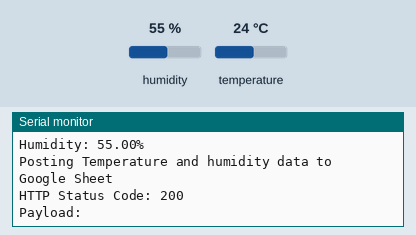
This sketch was run on a simulated ESP32. On the bench: the last lines printed to the serial monitor. The inputs (shaded band) are chosen by the test bench; at power-on: humidity 55 %, temperature 24 °C. WiFi joins after 1.5 s; servers stay silent unless stated; uploads are accepted with an empty reply.

Above: at 7.3 s.
7.4 s: humidity set to 22 %
At 9.36 s:
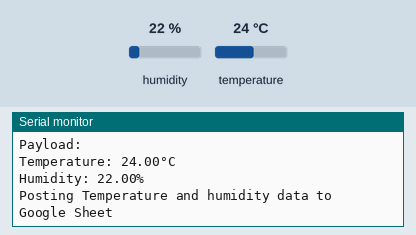
11.1 s: temperature set to 12 °C
At 12.36 s:
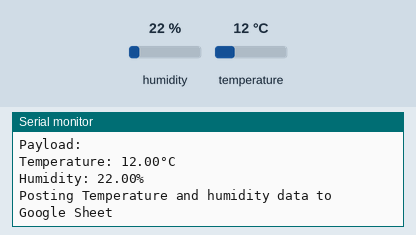
14.8 s: humidity set to 40 %
At 15.36 s:
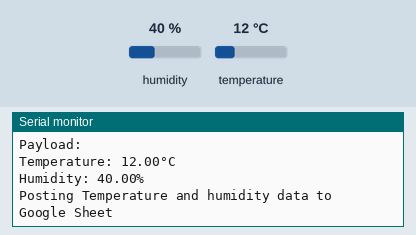
Timing chart, 0 to 17.8 s (numbered marks = the images above; inputs shaded):
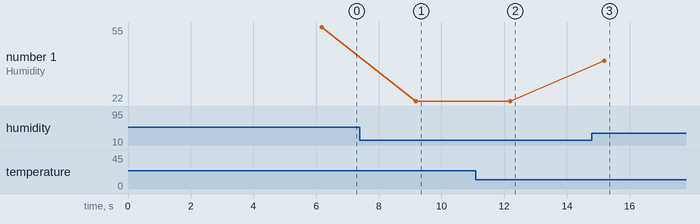

The sketch:

DHT_Sensor_To_Googlesheet2.ino
```cpp
#include <Adafruit_Sensor.h>
#include <DHT.h>
#include <DHT_U.h>
#include <WiFi.h>
#include <HTTPClient.h>

#define DHTPIN 5     // Digital pin connected to the DHT sensor
#define Led_Onboard 2
//pinMode(2,OUTPUT); // Pin LED Onboard pin2
// Uncomment the type of sensor in use:
#define DHTTYPE    DHT11     // DHT 11
//#define DHTTYPE    DHT22     // DHT 22 (AM2302)
//#define DHTTYPE    DHT21     // DHT 21 (AM2301)

// See guide for details on sensor wiring and usage:
//   https://learn.adafruit.com/dht/overview

const char* ssid = ""; //ใส่ Wi-Fi SSID
const char* password = ""; //ใส่ Wi-Fi Password
const char* host = "script.google.com";
const char* httpsPort = "443";
String GAS_ID = "";  //ใส่ Google App Script ID ที่ได้มาจากการ Deploy app

float temp;
float humi;
unsigned long now; //2x of long  Positive size
unsigned long lastMeasure = 0;

DHT_Unified dht(DHTPIN, DHTTYPE);

uint32_t delayMS;

void setup() {
  Serial.begin(9600);
  // Initialize device.
  dht.begin();
  Serial.println(F("DHT11 Unified Sensor Example"));
  // Print temperature sensor details.
  sensor_t sensor;
  dht.temperature().getSensor(&sensor);
  Serial.println(F("------------------------------------"));
  Serial.println(F("Temperature Sensor"));
  Serial.print  (F("Sensor Type: ")); Serial.println(sensor.name);
  Serial.print  (F("Driver Ver:  ")); Serial.println(sensor.version);
  Serial.print  (F("Unique ID:   ")); Serial.println(sensor.sensor_id);
  Serial.print  (F("Max Value:   ")); Serial.print(sensor.max_value); Serial.println(F("°C"));
  Serial.print  (F("Min Value:   ")); Serial.print(sensor.min_value); Serial.println(F("°C"));
  Serial.print  (F("Resolution:  ")); Serial.print(sensor.resolution); Serial.println(F("°C"));
  Serial.println(F("------------------------------------"));
  // Print humidity sensor details.
  dht.humidity().getSensor(&sensor);
  Serial.println(F("Humidity Sensor"));
  Serial.print  (F("Sensor Type: ")); Serial.println(sensor.name);
  Serial.print  (F("Driver Ver:  ")); Serial.println(sensor.version);
  Serial.print  (F("Unique ID:   ")); Serial.println(sensor.sensor_id);
  Serial.print  (F("Max Value:   ")); Serial.print(sensor.max_value); Serial.println(F("%"));
  Serial.print  (F("Min Value:   ")); Serial.print(sensor.min_value); Serial.println(F("%"));
  Serial.print  (F("Resolution:  ")); Serial.print(sensor.resolution); Serial.println(F("%"));
  Serial.println(F("------------------------------------"));
  // Set delay between sensor readings based on sensor details.
  //delayMS = sensor.min_delay / 1000;

  WiFi.mode(WIFI_STA);
  WiFi.begin(ssid, password); //--> Connect to your WiFi router
  Serial.println("");

  Serial.print("Connecting");
  while (WiFi.status() != WL_CONNECTED) {
    delay(500);
    Serial.print(".");
    //----------------------------------------Make the On Board Flashing LED on the process of connecting to the wifi router.

    digitalWrite(Led_Onboard, LOW);
    delay(200);
    digitalWrite(Led_Onboard, HIGH);
    delay(200);
    //----------------------------------------
  }
  Serial.println("");
  Serial.print("Successfully connected to : ");
  Serial.println(ssid);
  Serial.print("IP address: ");
  Serial.println(WiFi.localIP());
  Serial.println();
  digitalWrite(Led_Onboard, LOW);
  delay(2000);
  digitalWrite(Led_Onboard, HIGH);
  delay(2000);

}

void loop() {
  // Delay between measurements.
  //delay(delayMS);
  // Get temperature event and print its value.

  now = millis();
  // Publishes new temperature and humidity every 3 seconds
  if (now - lastMeasure > 3000) {
    lastMeasure = now;

    sensors_event_t event;
    dht.temperature().getEvent(&event);
    if (isnan(event.temperature)) {
      Serial.println(F("Error reading temperature!"));
    }
    else {
      Serial.print(F("Temperature: "));
      Serial.print(event.temperature);
      temp = event.temperature;
      Serial.println(F("°C"));
    }
    // Get humidity event and print its value.
    dht.humidity().getEvent(&event);
    if (isnan(event.relative_humidity)) {
      Serial.println(F("Error reading humidity!"));
    }
    else {
      Serial.print(F("Humidity: "));
      Serial.print(event.relative_humidity);
      humi = event.relative_humidity;
      Serial.println(F("%"));
    }

    sendData(temp, humi);

  }
}

void sendData(float value1, float value2) {
  HTTPClient http;
  String url = "https://script.google.com/macros/s/" + GAS_ID + "/exec?temp=" + value1 + "&humi=" + value2;
  //Serial.print(url);
  Serial.println("Posting Temperature and humidity data to Google Sheet");
  //---------------------------------------------------------------------
  //starts posting data to google sheet
  http.begin(url.c_str());
  http.setFollowRedirects(HTTPC_STRICT_FOLLOW_REDIRECTS);
  int httpCode = http.GET();
  Serial.print("HTTP Status Code: ");
  Serial.println(httpCode);
  //---------------------------------------------------------------------
  //getting response from google sheet
  String payload;
  if (httpCode > 0) {
    payload = http.getString();
    Serial.println("Payload: " + payload);
  }
  //---------------------------------------------------------------------
  http.end();
}
```

Measured:
- after the input at 7.4 s, the serial monitor: prints a new line after 1.8 s (image 1)
- after the input at 11.1 s, the serial monitor: prints a new line after 1.1 s (image 2)
- after the input at 14.8 s, the serial monitor: prints a new line after 0.39 s (image 3)
- plotted number 1: 55 → 22 after the input at 7.4 s, 22 → 40 after the input at 14.8 s
